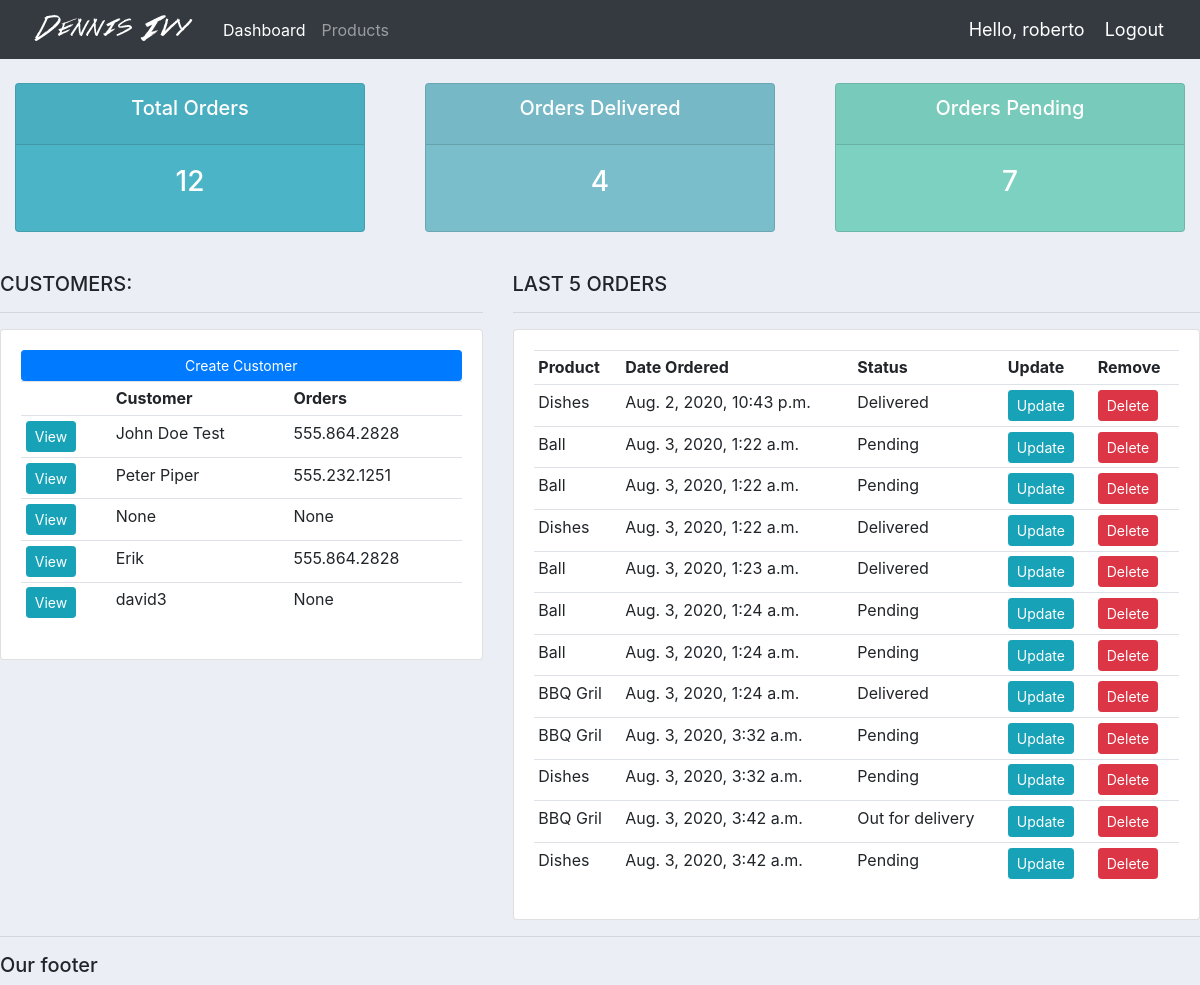
The app's page / (signed in) with its own data.
### accounts/models.py (models this page shows, shortened)
class Customer(models.Model):
    user = models.OneToOneField(User, null=True, blank=True, on_delete=models.CASCADE)
    name = models.CharField(max_length=200, null=True)
    phone = models.CharField(max_length=200, null=True)
    email = models.CharField(max_length=200, null=True)
    profile_pic = models.ImageField(default="profile1.png", null=True, blank=True)
    date_created = models.DateTimeField(auto_now_add=True)

class Order(models.Model):
    STATUS = (
        ('Pending', 'Pending'),
        ('Out for delivery', 'Out for delivery'),
        ('Delivered', 'Delivered'),
    )
    customer = models.ForeignKey(Customer, null=True, on_delete=models.SET_NULL)
    product = models.ForeignKey(Product, null=True, on_delete=models.SET_NULL)
    date_created = models.DateTimeField(auto_now_add=True)
    status = models.CharField(max_length=200, null=True, choices=STATUS)
    note = models.CharField(max_length=100, null=True)

class Product(models.Model):
    CATEGORY = (
        ('Indoor', 'Indoor'),
        ('Out Door', 'Out Door'),
    )
    name = models.CharField(max_length=200, null=True)
    price = models.FloatField(null=True)
    category = models.CharField(max_length=200, null=True, choices=CATEGORY)
    description = models.CharField(max_length=200, null=True, blank=True)
    date_created = models.DateTimeField(auto_now_add=True)
    tags = models.ManyToManyField(Tag)
    def __str__(self):
        return self.name

### accounts/decorators.py (the view)
    def wrapper_function(request, *args, **kwargs):
        group = None
        if request.user.groups.exists():
            group = request.user.groups.all()[0].name
        if group == 'customer':
            return redirect('user-page')
        if group == 'admin':
            return view_func(request, *args, **kwargs)

### accounts/views.py (called while the page is built)
@login_required(login_url='login')
@admin_only
def home(request):
    orders = Order.objects.all()
    customers = Customer.objects.all()
    total_customers = customers.count()
    total_orders = orders.count()
    delivered = orders.filter(status = 'Delivered').count()
    pending = orders.filter(status = 'Pending').count()
    context = {
        'orders': orders,
        'customers': customers,
        'total_orders': total_orders,
        'delivered': delivered,
        'pending': pending
    }
    return render(request, 'accounts/dashboard.html', context)

### accounts/templates/accounts/dashboard.html
{% extends 'accounts/main.html' %}
{% block content %}
{% include 'accounts/status.html' %}
<br>
<div class="row">
    <div class="col-md 5">
        <h5>CUSTOMERS: </h5>
        <hr>
        <div class="card card-body">
            <a href="" class="btn btn-primary btn-sm btn-block">Create Customer</a>
            <table class="table table-sm">
                <tr>
                    <th></th>
                    <th>Customer</th>
                    <th>Orders</th>
                </tr>
                {% for customer in customers %}
                    <tr>
                        <td><a class="btn btn-sm btn-info" href="{% url 'customer' customer.id %}">View</a></td>
                        <td>{{customer.name}}</td>
                        <td>{{customer.phone}}</td>
                    </tr>
                {% endfor %}
            </table>
        </div>
    </div>
    <div class="col-md-7">
        <h5>LAST 5 ORDERS</h5>
        <hr>
        <div class="card card-body">
            <table class="table table-sm">
                <tr>
                    <th>Product</th>
                    <th>Date Ordered</th>
                    <th>Status</th>
                    <th>Update</th>
                    <th>Remove</th>
                </tr>
                {% for order in orders %}
                <tr>
                    <td>{{order.product}}</td>
                    <td>{{order.date_created}}</td>
                    <td>{{order.status}}</td>
                    <td><a class="btn btn-sm btn-info" href="{% url 'update_order' order.id %}">Update</a></td>
                    <td><a class="btn btn-sm btn-danger" href="{% url 'delete_order' order.id %}">Delete</a></td>
                </tr>
            {% endfor %}
            </table>
        </div>
    </div>
</div>
{% endblock %}

### accounts/templates/accounts/main.html (shortened to what this page needs)
{% load static %}
<!DOCTYPE html>
<html lang="en">
<head>
    <link rel="stylesheet" href="https://stackpath.bootstrapcdn.com/bootstrap/4.5.0/css/bootstrap.min.css">
    <link rel="stylesheet" type="text/css" href="{% static '/css/main.css' %}">
</head>
<body>
    {% include 'accounts/navbar.html' %}
    {% block content %}
    {% endblock %}
    <hr>
    <h5>Our footer</h5>
</body>
</html>

### accounts/templates/accounts/navbar.html (shortened to what this page needs)
{% load static %}
<nav class="navbar navbar-expand-lg navbar-dark bg-dark">
    <img src="{% static 'images/logo.png' %}">
    <div class="collapse navbar-collapse" id="navbarNav">
      <ul class="navbar-nav">
        {% if request.user.is_staff %}
        <li class="nav-item active">
          <a class="nav-link" href="{% url 'home' %}">Dashboard</a>
        </li>
        <li class="nav-item">
          <a class="nav-link" href="{% url 'products' %}">Products</a>
        </li>
        {% else %}
        <li class="nav-item">
          <a href="{% url 'account' %}" class="nav-link">Settings</a>
        </li>
        {% endif %}
      </ul>
    </div>
    <span class="hello-msg">Hello, {{request.user}}</span>
    <span ><a class="hello-msg" href="{% url 'logout' %}">Logout</a></span>
  </nav>

### accounts/templates/accounts/status.html
<br>
<div class="row">
    <div class="col">
        <div class="col-md">
            <div class="card text-center text-white mb-3" id="total-orders">
                <div class="card-header">
                    <h5 class="card-title">Total Orders</h5>
                </div>
                <div class="card-body">
                    <h3 class="card-title">{{total_orders}}</h3>
                </div>
            </div>
        </div>
    </div>
    <div class="col">
        <div class="col-md">
            <div class="card text-center text-white mb-3" id="orders-delivered">
                <div class="card-header">
                    <h5 class="card-title">Orders Delivered</h5>
                </div>
                <div class="card-body">
                    <h3 class="card-title">{{delivered}}</h3>
                </div>
            </div>
        </div>
    </div>
    <div class="col">
        <div class="col-md">
            <div class="card text-center text-white mb-3" id=orders-pending>
                <div class="card-header">
                    <h5 class="card-title">Orders Pending</h5>
                </div>
                <div class="card-body">
                    <h3 class="card-title">{{pending}}</h3>
                </div>
            </div>
        </div>
    </div>
</div>

### static/css/main.css (style rules this page uses)
body { background-color: #ebeff5; }
#total-orders { background-color: #4cb4c7; }
#orders-delivered { background-color: #7abecc; }
#orders-pending { background-color: #7cd1c0; }

### accounts/templates/accounts/navbar.html (style rules this page uses)
.hello-msg { font-size: 18px; color: #fff; margin-right: 20px; }

### records on screen
Customer: name "John Doe Test", phone "555.864.2828"
Customer: name "Peter Piper", phone "555.232.1251"
Customer: name "None", phone "None"
Customer: name "Erik", phone "555.864.2828"
Customer: name "david3", phone "None"
Order: product "Dishes", date_created "Aug. 2, 2020, 10:43 p.m.", status "Delivered"
Order: product "Ball", date_created "Aug. 3, 2020, 1:22 a.m.", status "Pending"
Order: product "Ball", date_created "Aug. 3, 2020, 1:22 a.m.", status "Pending"
Order: product "Dishes", date_created "Aug. 3, 2020, 1:22 a.m.", status "Delivered"
Order: product "Ball", date_created "Aug. 3, 2020, 1:23 a.m.", status "Delivered"
Order: product "Ball", date_created "Aug. 3, 2020, 1:24 a.m.", status "Pending"
Order: product "Ball", date_created "Aug. 3, 2020, 1:24 a.m.", status "Pending"
Order: product "BBQ Gril", date_created "Aug. 3, 2020, 1:24 a.m.", status "Delivered"
Order: product "BBQ Gril", date_created "Aug. 3, 2020, 3:32 a.m.", status "Pending"
Order: product "Dishes", date_created "Aug. 3, 2020, 3:32 a.m.", status "Pending"
Order: product "BBQ Gril", date_created "Aug. 3, 2020, 3:42 a.m.", status "Out for delivery"
Order: product "Dishes", date_created "Aug. 3, 2020, 3:42 a.m.", status "Pending"

### other values on screen
{{ request.user }} "roberto"
{{ total_orders }} "12"
{{ delivered }} "4"
{{ pending }} "7"
